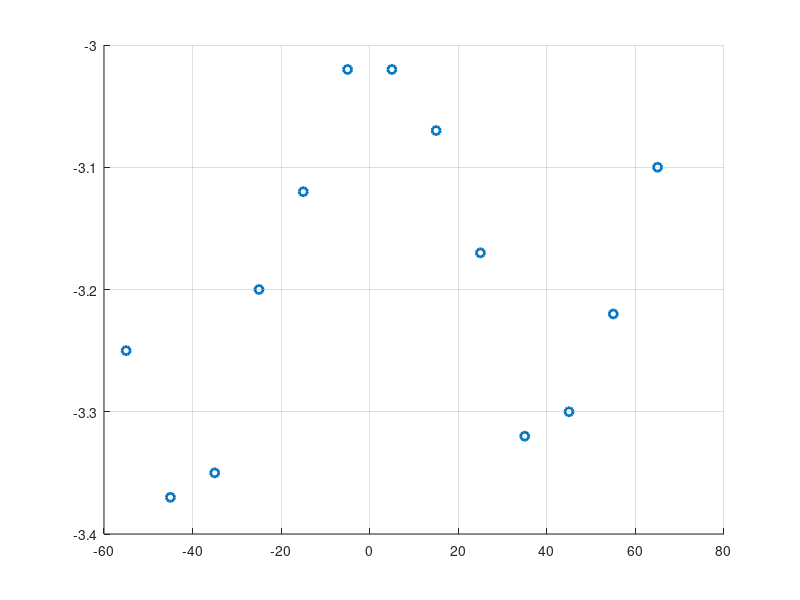

Write the MATLAB code that produced this figure.
function ex3_1()
	%{ 

		Implements example 3.1 on page 83 of our book. We interpolate 
		data from climatology. 

		We'll work with the following data which records 
		the variation in the average yearly temperature at different 
		latitudes for concentration K = 0.67 of carbonic acid.

		Latitude	Temp variation	
		--------------------------
		65			-3.1
		55			-3.22
		45			-3.3
		35			-3.32
		25			-3.17
		15			-3.07	
		 5			-3.02
		-5			-3.02
	   -15			-3.12
	   -25			-3.2
	   -35			-3.35
	   -45			-3.37
	   -55			-3.25

	%}

	close all;

	% use only the following subset of the data
	x_full = [-55:10:65];
	y_full = [-3.25 -3.37 -3.35 -3.2 -3.12 -3.02 -3.02 -3.07 -3.17 -3.32 -3.3 -3.22 -3.1];
	x = [-55 -25 5 35 65]; 
	y = [-3.25 -3.2 -3.02 -3.32 -3.1];
	
	% get the coefficients for the deg 4 interpolating polynomial
	c = polyfit(x,y,4);

	c_lstsqr = polyfit(x_full,y_full,4)
	
	% plot nodes and interpolant 
	t = linspace(x(1),x(end));
	figure(1) 
	hold on; grid on; 
	%plot(t,polyval(c,t),'linewidth',2.0);
	plot(x_full,y_full,'o','linewidth',2.0);
		
	
		

	
